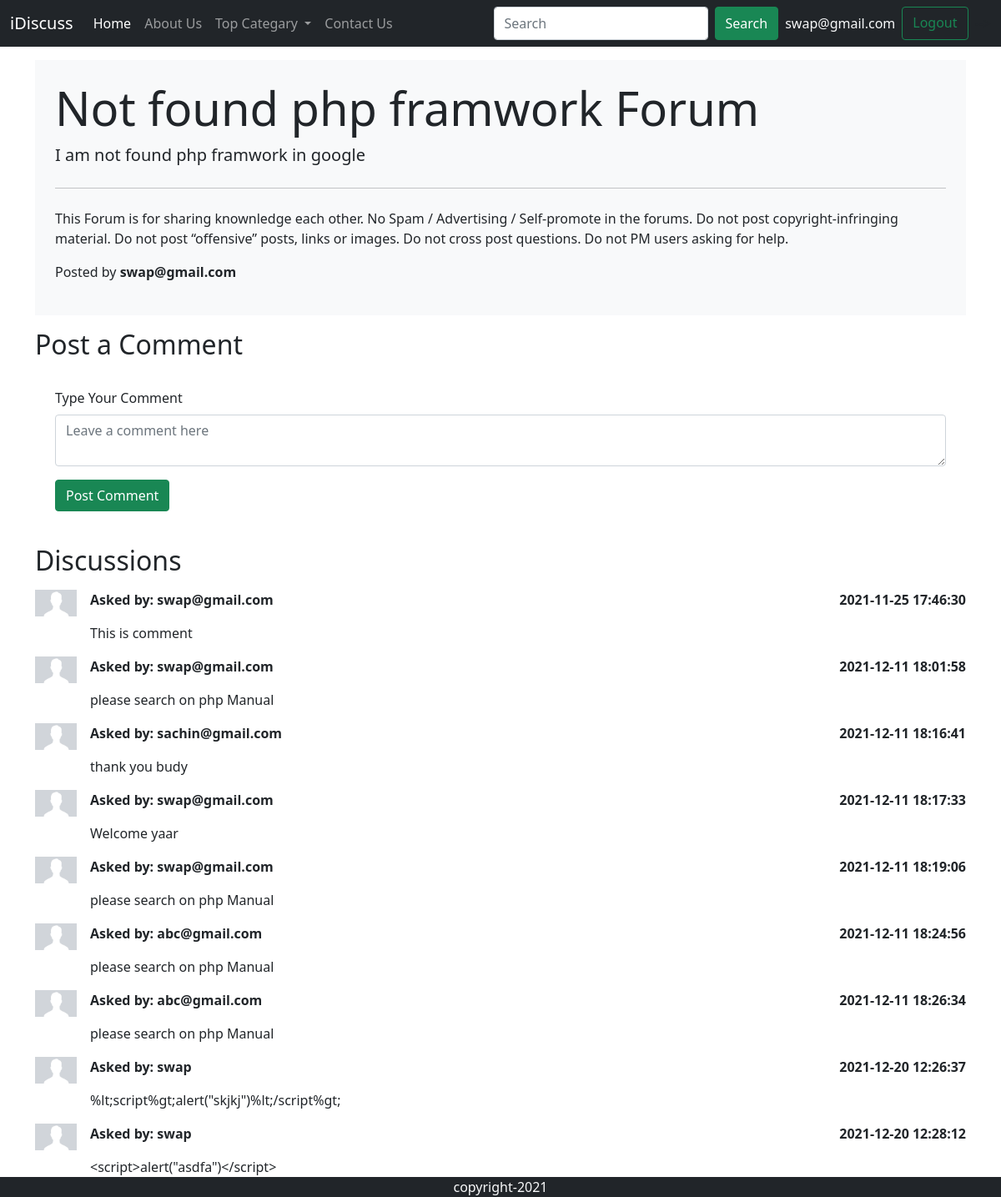
The app's page /thread.php?thrdid=2 (signed in) with its own data.
### tables this page shows
CREATE TABLE `threads` (
  `thrd_id` int(11) NOT NULL,
  `thrd_title` varchar(255) NOT NULL,
  `thrd_desc` text NOT NULL,
  `thrd_cat_id` int(11) NOT NULL,
  `thrd_user_id` int(11) NOT NULL,
  `date` datetime NOT NULL DEFAULT current_timestamp(),
  `sts` int(11) NOT NULL
);

CREATE TABLE `users` (
  `sno` int(11) NOT NULL,
  `email` varchar(110) NOT NULL,
  `password` varchar(200) NOT NULL,
  `date` datetime NOT NULL DEFAULT current_timestamp(),
  `sts` int(11) NOT NULL
);

CREATE TABLE `comments` (
  `cmt_id` int(11) NOT NULL,
  `cmt_content` text NOT NULL,
  `thrd_id` int(11) NOT NULL,
  `cmt_by` int(11) NOT NULL,
  `date` datetime NOT NULL DEFAULT current_timestamp(),
  `sts` int(11) NOT NULL
);

### thread.php (the view, shortened to what this page needs)
<!doctype html>
<html lang="en">
<head>
    <link href="https://cdn.jsdelivr.net/npm/bootstrap@5.0.2/dist/css/bootstrap.min.css" rel="stylesheet"
>
</head>
<body>
    <?php
    include './partial/db.php';
  include './partial/_header.php';
?>
    <?php
            $tid=$_GET['thrdid'];
            $sql="SELECT * FROM `threads` WHERE thrd_id=$tid";
            $result=mysqli_query($conn, $sql);
            while($row= mysqli_fetch_assoc($result)){
               $thrdtitle=$row['thrd_title'];
                $desc=$row['thrd_desc'];
                $thrd_user_id=$row['thrd_user_id'];
               $sql2="SELECT * FROM `users` where sno=$thrd_user_id";
               $result2=mysqli_query($conn, $sql2);
               $row2=mysqli_fetch_assoc($result2);
               $posted_by=$row2['email'];
            }
  ?>
    <div class="container my-3">
        <div class="jumbotron bg-light p-4">
            <h1 class="display-4"> <?php echo $thrdtitle; ?> Forum</h1>
            <p class="lead"><?php echo $desc; ?></p>
            <hr class="my-4">
            <p>This Forum is for sharing knownledge each other.
                No Spam / Advertising / Self-promote in the forums.
                Do not post copyright-infringing material.
                Do not post “offensive” posts, links or images.
                Do not cross post questions.
                Do not PM users asking for help.
            </p>
            <p class="lead">
               <p >Posted by <b><?php echo  $posted_by; ?> </b></p>
            </p>
        </div>
    </div>
    <?php
    if(isset($_SESSION['loggedin']) && $_SESSION['loggedin']==true ){
       echo '<div class="container my-2">
        <h2> Post a Comment</h2>
        <form class="p-4" action="'. $_SERVER['REQUEST_URI'].'" method="post">
            <div class="mb-3">
                <label for="exampleInputPassword1" class="form-label">Type Your Comment</label>
                <textarea class="form-control" placeholder="Leave a comment here" id="comment" name="comment"></textarea>
                <input type="hidden"  name="sno" value="'.$_SESSION['sno'].'">
                </div>
            <button type="submit" class="btn btn-success">Post Comment</button>
        </form>
    </div>';
}
else{
     echo '<div class="container"> <h2> Post a Comment</h2>
     <p class="lead">You are not logged in. Please login to able to post comment.</p></div>';
}
    ?>
    <div class="container my-3">
        <h2>Discussions</h2>
         <?php
            $tid=$_GET['thrdid'];
            $sql="SELECT * FROM `comments` WHERE thrd_id=$tid ";
            $result=mysqli_query($conn, $sql);
            while($row= mysqli_fetch_assoc($result)){
               $content=$row['cmt_content'];
               $cmt_time=$row['date'];
               $thrd_user_id=$row['cmt_by'];
               $sql2="SELECT * FROM `users` where sno=$thrd_user_id";
               $result2=mysqli_query($conn, $sql2);
               $row2=mysqli_fetch_assoc($result2);
       echo '<div class="d-flex py-2">
            <div class="flex-shrink-0 center">
                <img src="./img/user.png" width="50px" alt="...">
            </div>
            <div class="flex-grow-1 ms-3">
                <p class="fw-bold">Asked by: ' .$row2['email'].' <span class="float-end">'.$cmt_time.'</span></p>
                '.$content.'
            </div>
        </div>';
    }
    ?>
    </div>
    <?php include './partial/_footer.php' ?>
</body>
</html>

### records on screen
threads: thrd_title "Not found php framwork", thrd_desc "I am not found php framwork in google"
users: email "swap@gmail.com"
comments: users.email "swap@gmail.com", date "2021-11-25 17:46:30", cmt_content "This is comment"
comments: users.email "swap@gmail.com", date "2021-12-11 18:01:58", cmt_content "please search on php Manual"
comments: users.email "sachin@gmail.com", date "2021-12-11 18:16:41", cmt_content "thank you budy"
comments: users.email "swap@gmail.com", date "2021-12-11 18:17:33", cmt_content "Welcome yaar"
comments: users.email "swap@gmail.com", date "2021-12-11 18:19:06", cmt_content "please search on php Manual"
comments: users.email "abc@gmail.com", date "2021-12-11 18:24:56", cmt_content "please search on php Manual"
comments: users.email "abc@gmail.com", date "2021-12-11 18:26:34", cmt_content "please search on php Manual"
comments: users.email "swap", date "2021-12-20 12:26:37", cmt_content "%lt;script%gt;alert(\"skjkj\")%lt;/script%gt;"
comments: users.email "swap", date "2021-12-20 12:28:12", cmt_content "<script>alert(\"asdfa\")</script>"

### other values on screen
$_SESSION['useremail'] "swap@gmail.com"
